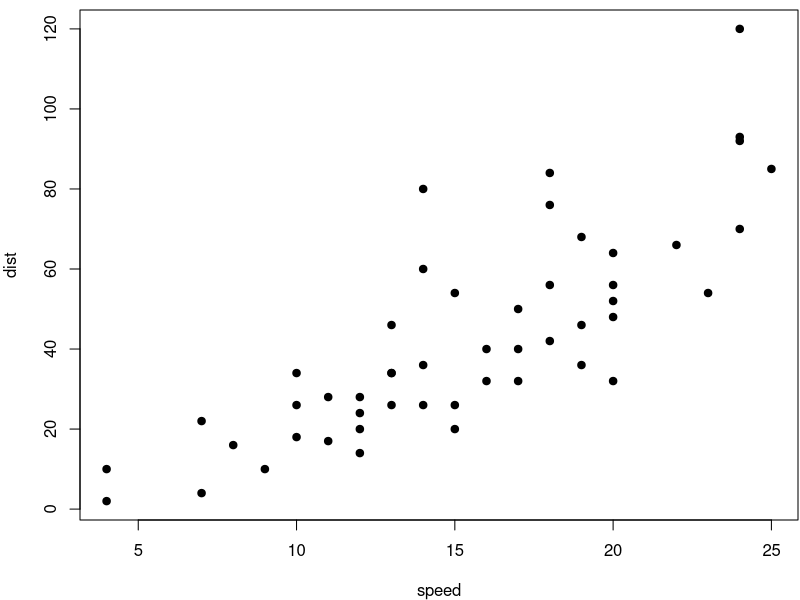
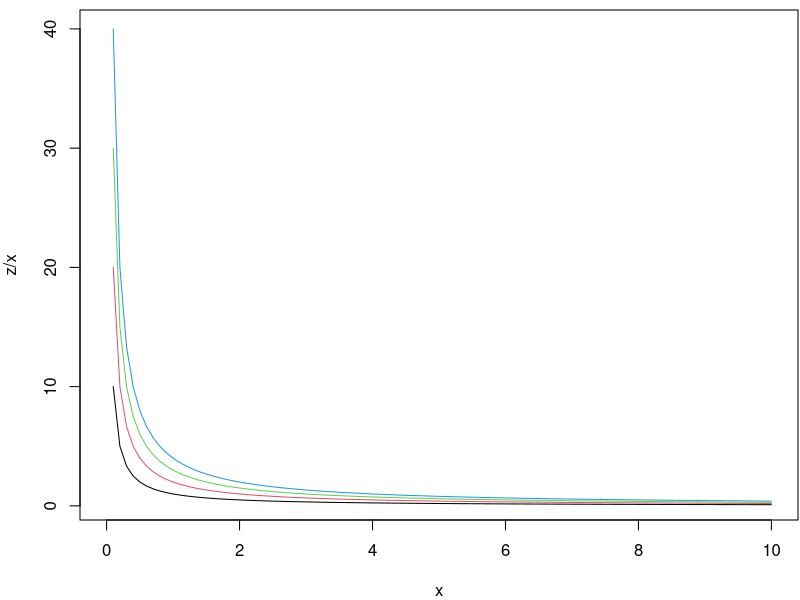

R code for these plots, in order:
## ---- chunk 1

Background <- "Caregivers use a variety of disciplinary methods to respond to undesired child behavior. Many caregivers use nonaggressive forms of discipline, such as verbal reasoning and redirection. Some caregivers use aggressive forms of discipline, such as spanking and yelling. However, most caregivers use a combination of aggressive and nonaggressive discipline. To date, a disproportionately small number of caregiver discipline studies are conducted in low- and middle-income countries (LMICs), and few studies in low-resource contexts examine aggressive and nonaggressive behaviors simultaneously."

background_data <- data.frame(Background)

# backgroundtext

## ---- chunk 2

knitr::kable(background_data)

# pander::pander(background_data)

## ---- chunk 3
par(mar = c(4, 4, .5, .1))
plot(cars, pch = 19)
for (z in 4:1) curve(z/x, 0, 10, add = z < 4, col = z)
